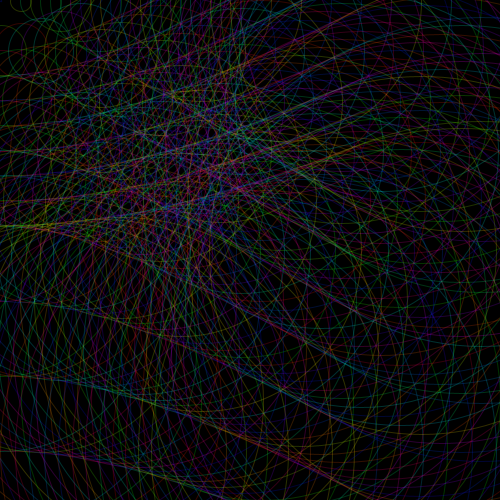
Frame 1 (no input)
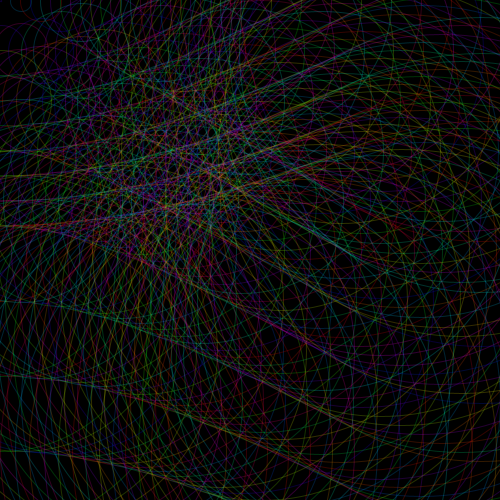
Frame 60 (the mouse pressed at the canvas centre just before this capture)
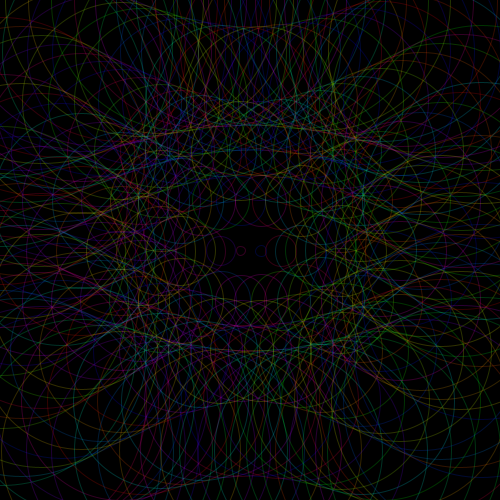
Frame 120 (the mouse held since frame 60 and released just before this capture)

The Processing sketch that drew these frames (run headless with seeded random() and noise(); from frame 60 on, the mouse is pressed at the canvas centre):

// Processing sketch: processing_113682
// ── processing_113682.pde

void setup() {
  size(500, 500);
  colorMode(HSB);
}

void draw() {
  background(0);
  for ( int i = 1; i <=height; i=i+20) { 
    for (int j = 1; j<= width;
j=j+50) {
        stroke(random(255),255,255,50);
        noFill();
        float distance = dist(mouseX,mouseY,i,j);
      ellipse(i, j, distance, distance);
    }
  }
}
